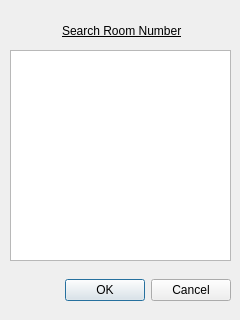
<?xml version="1.0" encoding="UTF-8"?>
<ui version="4.0">
 <class>roomInfoDialog</class>
 <widget class="QDialog" name="roomInfoDialog">
  <property name="geometry">
   <rect>
    <x>0</x>
    <y>0</y>
    <width>240</width>
    <height>320</height>
   </rect>
  </property>
  <property name="windowTitle">
   <string>Dialog</string>
  </property>
  <widget class="QDialogButtonBox" name="buttonBox">
   <property name="geometry">
    <rect>
     <x>10</x>
     <y>270</y>
     <width>221</width>
     <height>41</height>
    </rect>
   </property>
   <property name="orientation">
    <enum>Qt::Horizontal</enum>
   </property>
   <property name="standardButtons">
    <set>QDialogButtonBox::Cancel|QDialogButtonBox::Ok</set>
   </property>
  </widget>
  <widget class="QWidget" name="layoutWidget">
   <property name="geometry">
    <rect>
     <x>10</x>
     <y>20</y>
     <width>225</width>
     <height>22</height>
    </rect>
   </property>
   <layout class="QHBoxLayout" name="horizontalLayout">
    <item alignment="Qt::AlignHCenter">
     <widget class="QLabel" name="label">
      <property name="font">
       <font>
        <underline>true</underline>
       </font>
      </property>
      <property name="text">
       <string>Search Room Number</string>
      </property>
     </widget>
    </item>
   </layout>
  </widget>
  <widget class="QListView" name="listView">
   <property name="geometry">
    <rect>
     <x>10</x>
     <y>50</y>
     <width>221</width>
     <height>211</height>
    </rect>
   </property>
  </widget>
 </widget>
 <resources/>
 <connections>
  <connection>
   <sender>buttonBox</sender>
   <signal>accepted()</signal>
   <receiver>roomInfoDialog</receiver>
   <slot>accept()</slot>
   <hints>
    <hint type="sourcelabel">
     <x>248</x>
     <y>254</y>
    </hint>
    <hint type="destinationlabel">
     <x>157</x>
     <y>274</y>
    </hint>
   </hints>
  </connection>
  <connection>
   <sender>buttonBox</sender>
   <signal>rejected()</signal>
   <receiver>roomInfoDialog</receiver>
   <slot>reject()</slot>
   <hints>
    <hint type="sourcelabel">
     <x>316</x>
     <y>260</y>
    </hint>
    <hint type="destinationlabel">
     <x>286</x>
     <y>274</y>
    </hint>
   </hints>
  </connection>
 </connections>
</ui>
